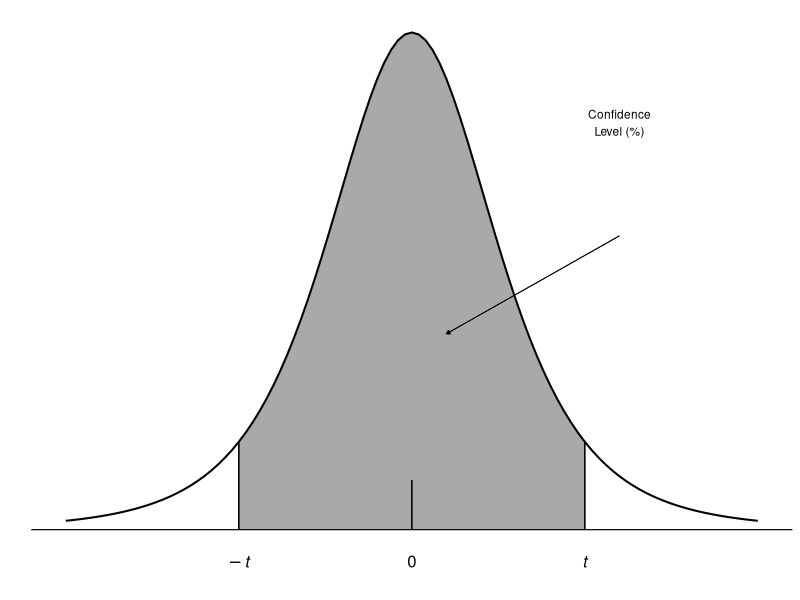

Generate this figure with R: (Note: this script raises an error after producing the figure.)
## ---- chunk 1
knitr::opts_chunk$set(
  echo = FALSE, cache = FALSE, comment = "", warning = FALSE, message = FALSE,
  fig.height = 1.4, fig.width = 2.2, fig.align = "center"
)
## ---- chunk 2
library(ggplot2); theme_set(theme_classic())
library(xtable)
library(magrittr)


x_middle <- seq(-2, 2, by = 0.001)
shaded_middle <- data.frame(x = x_middle, y = dt(x_middle, df = 4))

ggplot(data.frame(x = c(-4, 4))) +
  geom_area(data = shaded_middle, aes(x = x, y = y), fill = "darkgray") +
  stat_function(fun = dt, args = list(df = 4), lwd = 0.7) +
  geom_hline(yintercept = 0, lwd = 0.4) +
  geom_segment(x = 0, y = 0, xend = 0, yend = dt(0, df = 4)/10, lwd = 0.4) +
  geom_segment(x = 2, y = 0, xend = 2, yend = dt(2, df = 4), lwd = 0.4) +
  geom_segment(x = -2, y = 0, xend = -2, yend = dt(-2, df = 4), lwd = 0.4) +
  geom_segment(
    x = 2.4, y = dnorm(0)/1.8,
    xend = 0.4, yend = dnorm(0)/2.7,
    arrow = arrow(length = unit(0.1, "cm"), type = "closed"),
    size = 0.3
  ) +
  annotate(geom = "text",
    x = 2.4, y = dnorm(0)/1.3,
    label = "Confidence\nLevel (%)",
    size = 3
  ) +
  scale_x_continuous(limits = c(-4, 4), breaks = c(-2, 0, 2), 
    labels = c(expression(italic(-t)), 0, expression(italic(t)))
  ) +
  labs(x = "", y = "") +
  theme(
    axis.text.y = element_blank(), axis.ticks = element_blank(),
    axis.line = element_blank(), axis.title.x = element_text(size = 12),
    axis.text.x = element_text(size = 12, color = "black", 
      margin = margin(t = -2)
    )
  )
## ---- chunk 3

### critical t values
cl <- c(0.8, 0.9, 0.95, 0.99, 0.999)
df <- c(1:30, 40, 50, 60, 80, 100, 1e3, 1e6)

# lower tail = FALSE below
alpha_df_pairs <- expand.grid(crit_df = df, crit_alpha = (1 - cl)/2)

crit_values <- Map(qt, 
  p = alpha_df_pairs$crit_alpha, 
  df = alpha_df_pairs$crit_df, 
  lower.tail = FALSE
)

table_values <- crit_values %>% 
  unlist() %>%
  round(input$round_digits) %>%
  matrix(nrow = length(df), byrow = FALSE)

table_values_new <- cbind.data.frame(df, table_values)
table_values_new[nrow(table_values_new), 1] <- "infty"
col_names <- c("$df$", paste0(cl*100, "\\%"))
col_names_new <- c(paste0("\\multicolumn{1}{c|}{", col_names[1], "}"),
  paste0("\\multicolumn{1}{c}{", col_names[2:length(col_names)], "}")
)


format_text <- function(x) {
  x <- gsub("infty", "$\\\\infty$", x)
  x
}

addtorow <- list(
  pos = as.list(c(0, 0, seq(4, 29, by = 5))),  # 2 header rows -> need 2 0's
  command = c(
    "& \\multicolumn{5}{c}{Confidence Level} \\\\", 
    paste(c(paste(col_names_new, collapse = " & "), "\\\\"), collapse = " "), 
    rep("\\vspace{0.08in}", 6)
  )
)


print(
  xtable::xtable(table_values_new, 
    digits = c(0, 0, rep(input$round_digits, 5)),
    align = c("c|", "c|", rep("r", 5)),
    type = "latex"
  ), 
  include.rownames = FALSE,
  include.colnames = FALSE,
  sanitize.text.function = format_text,
  add.to.row = addtorow,
  comment = FALSE,
  booktabs = TRUE
)
